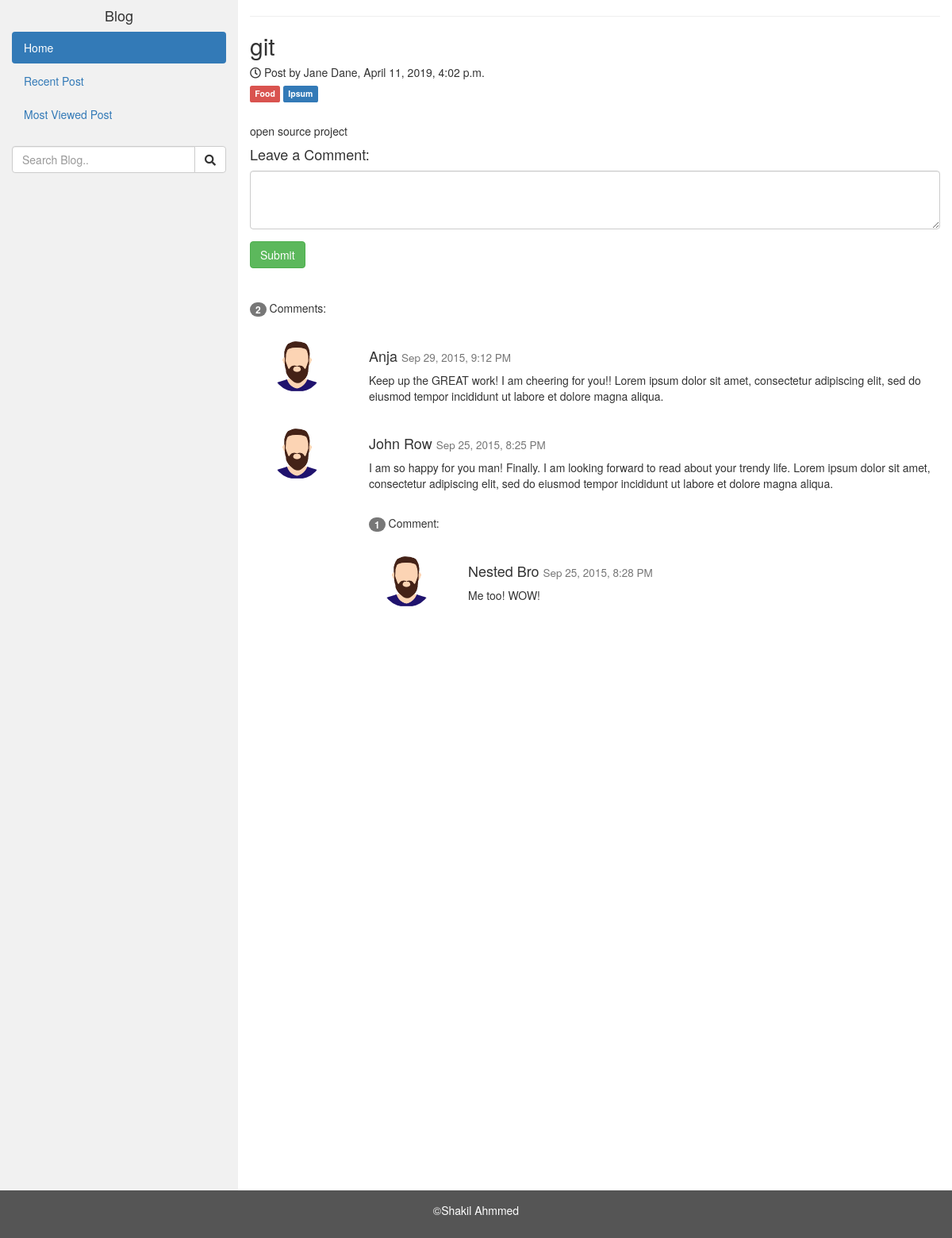
/details/7, run on an earlier commit of the app's database.
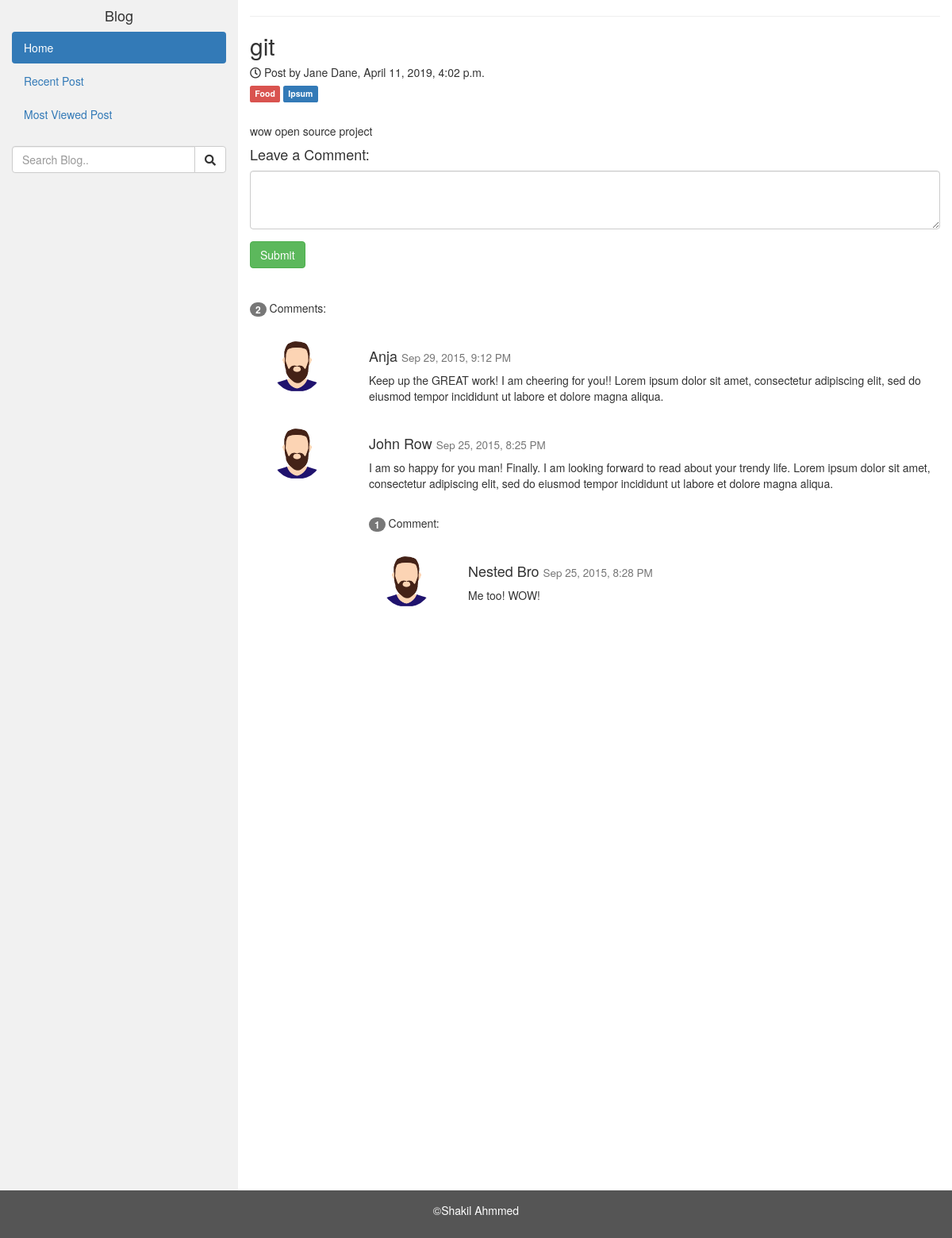
And on a later commit of the database.
### dashboard/models.py (models this page shows, shortened)
class BlogPost(models.Model):
    title = models.CharField(max_length=255)
    details = models.TextField()
    category = models.ForeignKey(Category, on_delete=models.DO_NOTHING, default=1)
    publish_date = models.DateTimeField(auto_now_add=True)
    update_date = models.DateTimeField(auto_now=True)
    status = models.BooleanField(default=0)

### blog/views.py (the view)
# urls.py: path('details/<int:pk>', views.postDetails, name="details"),
def postDetails(request, pk):
    details_post = BlogPost.objects.filter(id=pk)
    context = {
        'details_post': details_post
    }
    return render(request, 'blog/post_details.html',context)

### blog/templates/blog/post_details.html (shortened to what this page needs)
{% extends 'blog/index.html' %}
{% load static %}
{% block maincontent %}
<div class="col-sm-9">
      <hr>
      <h2>{{details_post.first.title}}</h2>
      <h5><span class="text-default"><i class="far fa-clock"></i></span> Post by Jane Dane, {{details_post.first.publish_date}}</h5>
      <h5><span class="label label-danger">Food</span> <span class="label label-primary">Ipsum</span></h5><br>
      <p>
      {{details_post.first.details}}
     </p>
      <h4>Leave a Comment:</h4>
      <form role="form">
        <div class="form-group">
          <textarea class="form-control" rows="3" required></textarea>
        </div>
        <button type="submit" class="btn btn-success">Submit</button>
      </form>
      <br><br>
      <p><span class="badge">2</span> Comments:</p><br>
      <div class="row">
        <div class="col-sm-2 text-center">
          <img src="{% static 'blog/images/image.png' %}" class="img-circle" height="65" width="65" alt="Avatar">
        </div>
        <div class="col-sm-10">
          <h4>Anja <small>Sep 29, 2015, 9:12 PM</small></h4>
          <p>Keep up the GREAT work! I am cheering for you!! Lorem ipsum dolor sit amet, consectetur adipiscing elit, sed do eiusmod tempor incididunt ut labore et dolore magna aliqua.</p>
          <br>
        </div>
        <div class="col-sm-2 text-center">
          <img src="{% static 'blog/images/image.png' %}" class="img-circle" height="65" width="65" alt="Avatar">
        </div>
        <div class="col-sm-10">
          <h4>John Row <small>Sep 25, 2015, 8:25 PM</small></h4>
          <p>I am so happy for you man! Finally. I am looking forward to read about your trendy life. Lorem ipsum dolor sit amet, consectetur adipiscing elit, sed do eiusmod tempor incididunt ut labore et dolore magna aliqua.</p>
          <br>
          <p><span class="badge">1</span> Comment:</p><br>
          <div class="row">
            <div class="col-sm-2 text-center">
              <img src="{% static 'blog/images/image.png' %}" class="img-circle" height="65" width="65" alt="Avatar">
            </div>
            <div class="col-xs-10">
              <h4>Nested Bro <small>Sep 25, 2015, 8:28 PM</small></h4>
              <p>Me too! WOW!</p>
              <br>
            </div>
          </div>
        </div>
      </div>
    </div>
{% endblock maincontent %}

What changed in the data, as far as the page shows it:
changed BlogPost "git": first.details "open source project" → "wow open source project"
